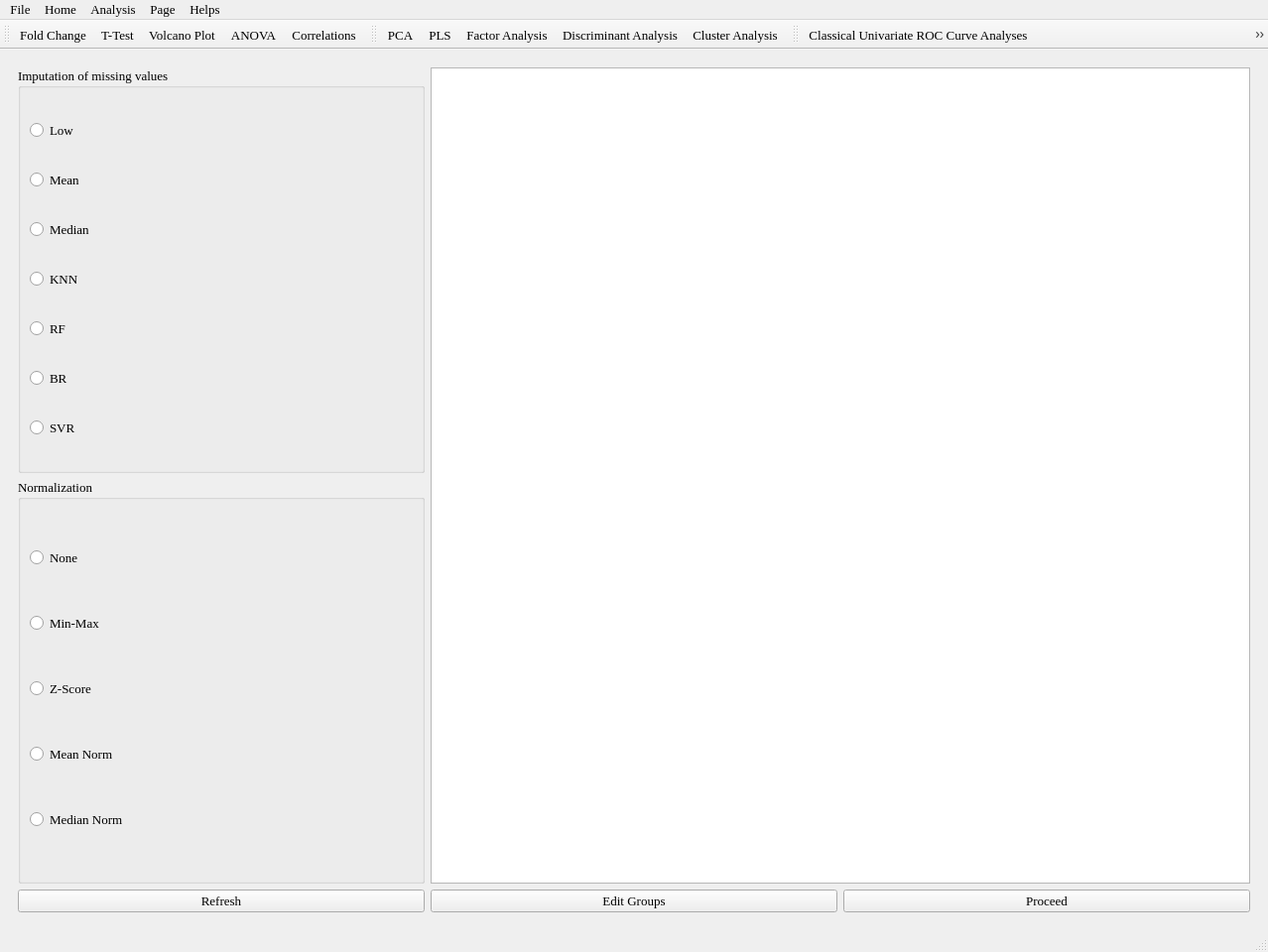
<?xml version="1.0" encoding="UTF-8"?>
<ui version="4.0">
 <class>FirstWindow</class>
 <widget class="QMainWindow" name="FirstWindow">
  <property name="geometry">
   <rect>
    <x>0</x>
    <y>0</y>
    <width>1278</width>
    <height>960</height>
   </rect>
  </property>
  <property name="minimumSize">
   <size>
    <width>160</width>
    <height>90</height>
   </size>
  </property>
  <property name="sizeIncrement">
   <size>
    <width>0</width>
    <height>0</height>
   </size>
  </property>
  <property name="baseSize">
   <size>
    <width>0</width>
    <height>0</height>
   </size>
  </property>
  <property name="font">
   <font>
    <family>Times New Roman</family>
    <pointsize>10</pointsize>
   </font>
  </property>
  <property name="windowTitle">
   <string>FirstWindow</string>
  </property>
  <widget class="QWidget" name="centralwidget">
   <layout class="QVBoxLayout" name="verticalLayout_3">
    <item>
     <widget class="QStackedWidget" name="stackedWidget">
      <property name="styleSheet">
       <string notr="true"/>
      </property>
      <property name="currentIndex">
       <number>1</number>
      </property>
      <widget class="QWidget" name="page_1">
       <layout class="QGridLayout" name="gridLayout_2">
        <item row="3" column="0" colspan="2">
         <widget class="QPushButton" name="pushButton_save">
          <property name="text">
           <string>save</string>
          </property>
         </widget>
        </item>
        <item row="0" column="0" rowspan="2" colspan="2">
         <widget class="QWidget" name="widget" native="true">
          <property name="styleSheet">
           <string notr="true">border: 1px solid #000000</string>
          </property>
          <layout class="QVBoxLayout" name="verticalLayout_4">
           <item>
            <widget class="QTableWidget" name="tableWidget"/>
           </item>
           <item>
            <widget class="QTableWidget" name="tableWidget_2"/>
           </item>
          </layout>
         </widget>
        </item>
        <item row="2" column="0">
         <widget class="QLineEdit" name="filePathLineEdit">
          <property name="text">
           <string/>
          </property>
         </widget>
        </item>
        <item row="2" column="1">
         <widget class="QPushButton" name="pushButton_upload">
          <property name="text">
           <string>upload</string>
          </property>
         </widget>
        </item>
       </layout>
      </widget>
      <widget class="QWidget" name="page_2">
       <layout class="QGridLayout" name="gridLayout_3">
        <item row="0" column="0">
         <widget class="QGroupBox" name="groupBox">
          <property name="title">
           <string>Imputation of missing values</string>
          </property>
          <layout class="QVBoxLayout" name="verticalLayout_2">
           <item>
            <widget class="QRadioButton" name="radioButton_Low">
             <property name="text">
              <string>Low </string>
             </property>
            </widget>
           </item>
           <item>
            <widget class="QRadioButton" name="radioButton_Mean">
             <property name="text">
              <string>Mean </string>
             </property>
            </widget>
           </item>
           <item>
            <widget class="QRadioButton" name="radioButton_Median">
             <property name="text">
              <string>Median </string>
             </property>
            </widget>
           </item>
           <item>
            <widget class="QRadioButton" name="radioButton_KNN">
             <property name="text">
              <string>KNN </string>
             </property>
            </widget>
           </item>
           <item>
            <widget class="QRadioButton" name="radioButton_RF">
             <property name="text">
              <string>RF </string>
             </property>
            </widget>
           </item>
           <item>
            <widget class="QRadioButton" name="radioButton_BR">
             <property name="text">
              <string>BR </string>
             </property>
            </widget>
           </item>
           <item>
            <widget class="QRadioButton" name="radioButton_SVR">
             <property name="text">
              <string>SVR </string>
             </property>
            </widget>
           </item>
          </layout>
         </widget>
        </item>
        <item row="1" column="0">
         <widget class="QGroupBox" name="groupBox_2">
          <property name="title">
           <string>Normalization</string>
          </property>
          <layout class="QVBoxLayout" name="verticalLayout">
           <item>
            <widget class="QRadioButton" name="radioNoneButton">
             <property name="text">
              <string>None</string>
             </property>
            </widget>
           </item>
           <item>
            <widget class="QRadioButton" name="radioMinMaxButton">
             <property name="text">
              <string>Min-Max</string>
             </property>
            </widget>
           </item>
           <item>
            <widget class="QRadioButton" name="radioZScoreButton">
             <property name="text">
              <string>Z-Score</string>
             </property>
            </widget>
           </item>
           <item>
            <widget class="QRadioButton" name="radioMeanButton">
             <property name="text">
              <string>Mean Norm</string>
             </property>
            </widget>
           </item>
           <item>
            <widget class="QRadioButton" name="radioMedianButton">
             <property name="text">
              <string>Median Norm</string>
             </property>
            </widget>
           </item>
          </layout>
         </widget>
        </item>
        <item row="2" column="0">
         <widget class="QPushButton" name="pushButton_refresh">
          <property name="text">
           <string>Refresh</string>
          </property>
         </widget>
        </item>
        <item row="2" column="1">
         <widget class="QPushButton" name="pushButton_EditGroup">
          <property name="text">
           <string>Edit Groups</string>
          </property>
         </widget>
        </item>
        <item row="2" column="2">
         <widget class="QPushButton" name="pushButton_Proceed">
          <property name="text">
           <string>Proceed</string>
          </property>
         </widget>
        </item>
        <item row="0" column="1" rowspan="2" colspan="2">
         <widget class="QTableWidget" name="tableWidget_3"/>
        </item>
       </layout>
      </widget>
     </widget>
    </item>
   </layout>
  </widget>
  <widget class="QMenuBar" name="menubar">
   <property name="geometry">
    <rect>
     <x>0</x>
     <y>0</y>
     <width>1278</width>
     <height>21</height>
    </rect>
   </property>
   <widget class="QMenu" name="menuFile">
    <property name="title">
     <string>File</string>
    </property>
    <addaction name="actionopen"/>
   </widget>
   <widget class="QMenu" name="menuHome">
    <property name="title">
     <string>Home</string>
    </property>
   </widget>
   <widget class="QMenu" name="menuAnalysis">
    <property name="title">
     <string>Analysis</string>
    </property>
    <addaction name="action_one_factor"/>
    <addaction name="action_multifactorial"/>
    <addaction name="action_biomarker_analysis"/>
   </widget>
   <widget class="QMenu" name="menuPage">
    <property name="title">
     <string>Page</string>
    </property>
    <addaction name="action_analysis"/>
    <addaction name="action_process"/>
   </widget>
   <widget class="QMenu" name="menuHelps">
    <property name="title">
     <string>Helps</string>
    </property>
    <addaction name="action_read"/>
   </widget>
   <addaction name="menuFile"/>
   <addaction name="menuHome"/>
   <addaction name="menuAnalysis"/>
   <addaction name="menuPage"/>
   <addaction name="menuHelps"/>
  </widget>
  <widget class="QStatusBar" name="statusbar"/>
  <widget class="QToolBar" name="toolBar1">
   <property name="minimumSize">
    <size>
     <width>0</width>
     <height>0</height>
    </size>
   </property>
   <property name="windowTitle">
    <string>toolBar</string>
   </property>
   <property name="toolButtonStyle">
    <enum>Qt::ToolButtonTextOnly</enum>
   </property>
   <attribute name="toolBarArea">
    <enum>TopToolBarArea</enum>
   </attribute>
   <attribute name="toolBarBreak">
    <bool>false</bool>
   </attribute>
   <addaction name="actionFold_Change"/>
   <addaction name="actionT_test"/>
   <addaction name="actionVolcano_Plot"/>
   <addaction name="actionANOVA"/>
   <addaction name="actionCorrelations"/>
  </widget>
  <widget class="QToolBar" name="toolBar2">
   <property name="windowTitle">
    <string>toolBar</string>
   </property>
   <property name="toolButtonStyle">
    <enum>Qt::ToolButtonTextOnly</enum>
   </property>
   <attribute name="toolBarArea">
    <enum>TopToolBarArea</enum>
   </attribute>
   <attribute name="toolBarBreak">
    <bool>false</bool>
   </attribute>
   <addaction name="actionPCA"/>
   <addaction name="actionPLS"/>
   <addaction name="actionFactor_Analysis"/>
   <addaction name="actionDiscriminant_Analysis"/>
   <addaction name="actionCluster_Analysis"/>
  </widget>
  <widget class="QToolBar" name="toolBar3">
   <property name="windowTitle">
    <string>toolBar</string>
   </property>
   <property name="toolButtonStyle">
    <enum>Qt::ToolButtonTextOnly</enum>
   </property>
   <attribute name="toolBarArea">
    <enum>TopToolBarArea</enum>
   </attribute>
   <attribute name="toolBarBreak">
    <bool>false</bool>
   </attribute>
   <addaction name="actionClassical_univariate_ROC_curve_analyses"/>
   <addaction name="actionMultivariate_ROC_curve_based_exploratory_analysis_Explorer"/>
  </widget>
  <action name="actionopen">
   <property name="text">
    <string>open</string>
   </property>
  </action>
  <action name="action_one_factor">
   <property name="text">
    <string>one factor</string>
   </property>
  </action>
  <action name="actionFold_Change">
   <property name="icon">
    <iconset>
     <normaloff>../../Pictures/学习/analysis.png</normaloff>../../Pictures/学习/analysis.png</iconset>
   </property>
   <property name="text">
    <string>Fold Change</string>
   </property>
  </action>
  <action name="actionT_test">
   <property name="icon">
    <iconset>
     <normaloff>../../Pictures/学习/icons8-analysis-80.png</normaloff>../../Pictures/学习/icons8-analysis-80.png</iconset>
   </property>
   <property name="text">
    <string>T-Test</string>
   </property>
  </action>
  <action name="actionVolcano_Plot">
   <property name="icon">
    <iconset>
     <normaloff>../../Pictures/学习/analysis.png</normaloff>../../Pictures/学习/analysis.png</iconset>
   </property>
   <property name="text">
    <string>Volcano Plot</string>
   </property>
  </action>
  <action name="actionANOVA">
   <property name="icon">
    <iconset>
     <normaloff>../../Pictures/学习/icons8-analysis-100.png</normaloff>../../Pictures/学习/icons8-analysis-100.png</iconset>
   </property>
   <property name="text">
    <string>ANOVA</string>
   </property>
  </action>
  <action name="actionCorrelations">
   <property name="icon">
    <iconset>
     <normaloff>../../Pictures/学习/data.png</normaloff>../../Pictures/学习/data.png</iconset>
   </property>
   <property name="text">
    <string>Correlations</string>
   </property>
  </action>
  <action name="actionPCA">
   <property name="icon">
    <iconset>
     <normaloff>../../Pictures/学习/analysis.png</normaloff>../../Pictures/学习/analysis.png</iconset>
   </property>
   <property name="text">
    <string>PCA</string>
   </property>
  </action>
  <action name="actionPLS">
   <property name="icon">
    <iconset>
     <normaloff>../../Pictures/学习/business-report.png</normaloff>../../Pictures/学习/business-report.png</iconset>
   </property>
   <property name="text">
    <string>PLS</string>
   </property>
  </action>
  <action name="actionFactor_Analysis">
   <property name="icon">
    <iconset>
     <normaloff>../../Pictures/学习/find.png</normaloff>../../Pictures/学习/find.png</iconset>
   </property>
   <property name="text">
    <string>Factor Analysis</string>
   </property>
  </action>
  <action name="actionDiscriminant_Analysis">
   <property name="icon">
    <iconset>
     <normaloff>../../Pictures/学习/analysis.png</normaloff>../../Pictures/学习/analysis.png</iconset>
   </property>
   <property name="text">
    <string>Discriminant Analysis</string>
   </property>
  </action>
  <action name="actionCluster_Analysis">
   <property name="icon">
    <iconset>
     <normaloff>../../Pictures/学习/icons8-analysis-100.png</normaloff>../../Pictures/学习/icons8-analysis-100.png</iconset>
   </property>
   <property name="text">
    <string>Cluster Analysis</string>
   </property>
  </action>
  <action name="actionClassical_univariate_ROC_curve_analyses">
   <property name="icon">
    <iconset>
     <normaloff>../../Pictures/学习/icons8-analysis-80.png</normaloff>../../Pictures/学习/icons8-analysis-80.png</iconset>
   </property>
   <property name="text">
    <string>Classical Univariate ROC Curve Analyses</string>
   </property>
  </action>
  <action name="actionMultivariate_ROC_curve_based_exploratory_analysis_Explorer">
   <property name="icon">
    <iconset>
     <normaloff>../../Pictures/学习/find.png</normaloff>../../Pictures/学习/find.png</iconset>
   </property>
   <property name="text">
    <string>Multivariate ROC Curve Based Exploratory Analysis (Explorer)</string>
   </property>
  </action>
  <action name="action_multifactorial">
   <property name="text">
    <string>multifactorial</string>
   </property>
  </action>
  <action name="action_biomarker_analysis">
   <property name="text">
    <string> biomarker analysis</string>
   </property>
  </action>
  <action name="action_analysis">
   <property name="text">
    <string>analysis</string>
   </property>
  </action>
  <action name="action_process">
   <property name="text">
    <string>process</string>
   </property>
  </action>
  <action name="action_read">
   <property name="text">
    <string>read</string>
   </property>
  </action>
 </widget>
 <resources/>
 <connections/>
</ui>
